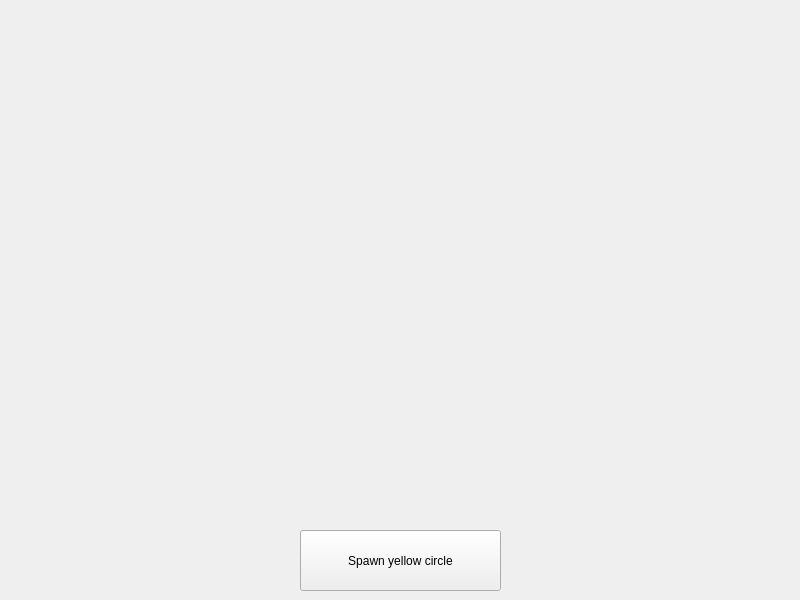
<?xml version="1.0" encoding="UTF-8"?>
<ui version="4.0">
 <class>MainWindow</class>
 <widget class="QMainWindow" name="MainWindow">
  <property name="geometry">
   <rect>
    <x>0</x>
    <y>0</y>
    <width>800</width>
    <height>600</height>
   </rect>
  </property>
  <property name="windowTitle">
   <string>DANGEROUS yellow circle spawner</string>
  </property>
  <widget class="QWidget" name="centralwidget">
   <widget class="QPushButton" name="spawnButton">
    <property name="geometry">
     <rect>
      <x>300</x>
      <y>530</y>
      <width>201</width>
      <height>61</height>
     </rect>
    </property>
    <property name="text">
     <string>Spawn yellow circle</string>
    </property>
   </widget>
  </widget>
 </widget>
 <resources/>
 <connections/>
</ui>
